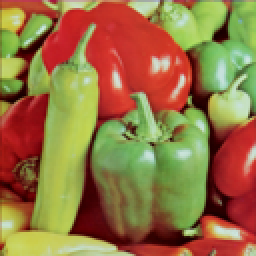
#> input picture CS229_2018/ps3/data/peppers-small.tiff, 128 x 128 px, found by its file name (shown 2 times larger)
$ python kmeans.py
#> lines starting #> are read from the running program, lines starting #| are printed output that depends on the picture
from matplotlib.image import imread
import matplotlib.pyplot as plt
import numpy as np

# reduce to n colors
def kmeans_compress(X, n = 16):
    X = X.reshape(-1, 3)
    centroids = X[np.random.choice(np.arange(X.shape[0]), size=n, replace=False)]
    centers = np.zeros([n, 3])
    #
    while not np.array_equal(centers, centroids):
        centers = centroids
        norms = [np.sqrt(np.sum((centers[i] - X) ** 2, axis=1)) for
            i in range(0, len(centers))]
        idxs = np.stack(norms).argmin(axis=0)
        #recalc centroids
        centroids = np.array([np.mean(X[np.where(idxs == i,True,False)],
            axis = 0).round() for i in range(n)])
    #you need the data type conversion, otherwise you are in big trouble!!
    return np.uint8(centroids), np.uint8(idxs)

def show_img(X, ax, s):
    ax.imshow(X)
    ax.set_title(s)

def main():
    fig, axes = plt.subplots(2, 1, figsize=(12, 4))
    axb1, axb2 = axes.ravel()

    A1 = imread('..\data\peppers-small.tiff')
#> A1 is the input picture: shape (128, 128, 3); mean R, G, B 149.9, 115.7, 66.5
    centroids,idxs = kmeans_compress(A1)
#> in kmeans_compress, `centroids = X[np.random.choice(np.arange(X.shape[0]), size=n, replace=..`: centroids = 16 rows, first 8: [119, 194, 104], [61, 12, 8], [177, 192, 91], [146, 187, 95], [143, 171, 104], [77, 41, 16], [204, 57, 44], [153, 178, 98]
#> the loop in kmeans_compress, `while not np.array_equal(centers, centroids):` made 52 passes
#> centroids = 16 rows, first 8: [119, 163, 78], [153, 132, 60], [178, 202, 144], [135, 186, 104], [157, 181, 80], [169, 71, 46], [196, 47, 40], [185, 202, 89]; idxs = 16384 values, max 15 at index 80, min 0 at index 100, mean 6.82
    B1 = np.array([centroids[idxs[i]] for i in range(0, len(idxs))])
    B1 = B1.reshape(A1.shape)
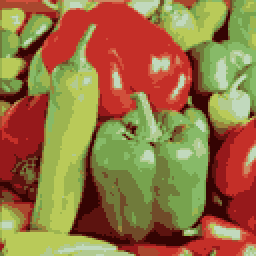
#> B1: shape (128, 128, 3) (shown 2 times larger); mean R, G, B 149.9, 115.7, 66.3
    show_img(B1, axb1,'compressed peppers-small')

    A2 = imread('..\data\peppers-large.tiff')
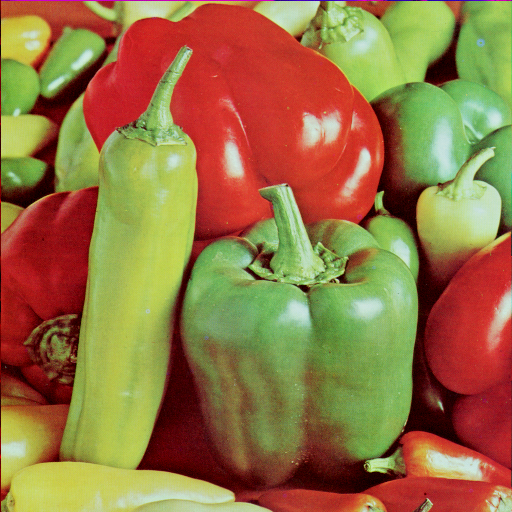
#> input picture CS229_2018/ps3/data/peppers-large.tiff, 512 x 512 px, found by its file name
#> A2 is the input picture: shape (512, 512, 3); mean R, G, B 149.8, 115.6, 66.5
    centroids,idxs = kmeans_compress(A2)
#> in kmeans_compress (call 2), `centroids = X[np.random.choice(np.arange(X.shape[0]), size=n, replace=..`: centroids = 16 rows, first 8: [172, 24, 29], [193, 49, 49], [200, 206, 95], [186, 194, 127], [179, 193, 79], [189, 102, 80], [147, 184, 106], [176, 54, 46]
#> the loop in kmeans_compress (call 2), `while not np.array_equal(centers, centroids):` made 45 passes
#> centroids = 16 rows, first 8: [145, 22, 25], [204, 54, 43], [193, 218, 191], [48, 2, 1], [165, 190, 84], [178, 204, 142], [209, 107, 120], [183, 40, 38]
    B2 = np.array([centroids[idxs[i]] for i in range(0, len(idxs))])
    B2 = B2.reshape(A2.shape)
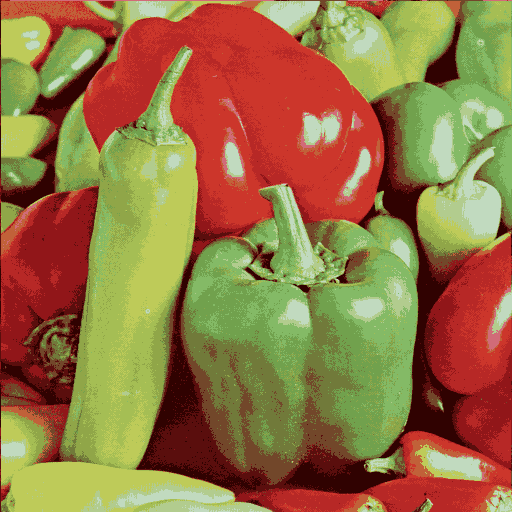
#> B2: shape (512, 512, 3); mean R, G, B 149.7, 115.6, 66.5
    show_img(B2, axb2, 'compressed peppers-large')

    plt.show()
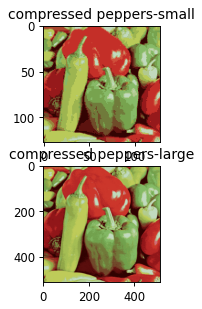
#> figure drawn by matplotlib, 2 panels

if __name__ == '__main__':
    main()
